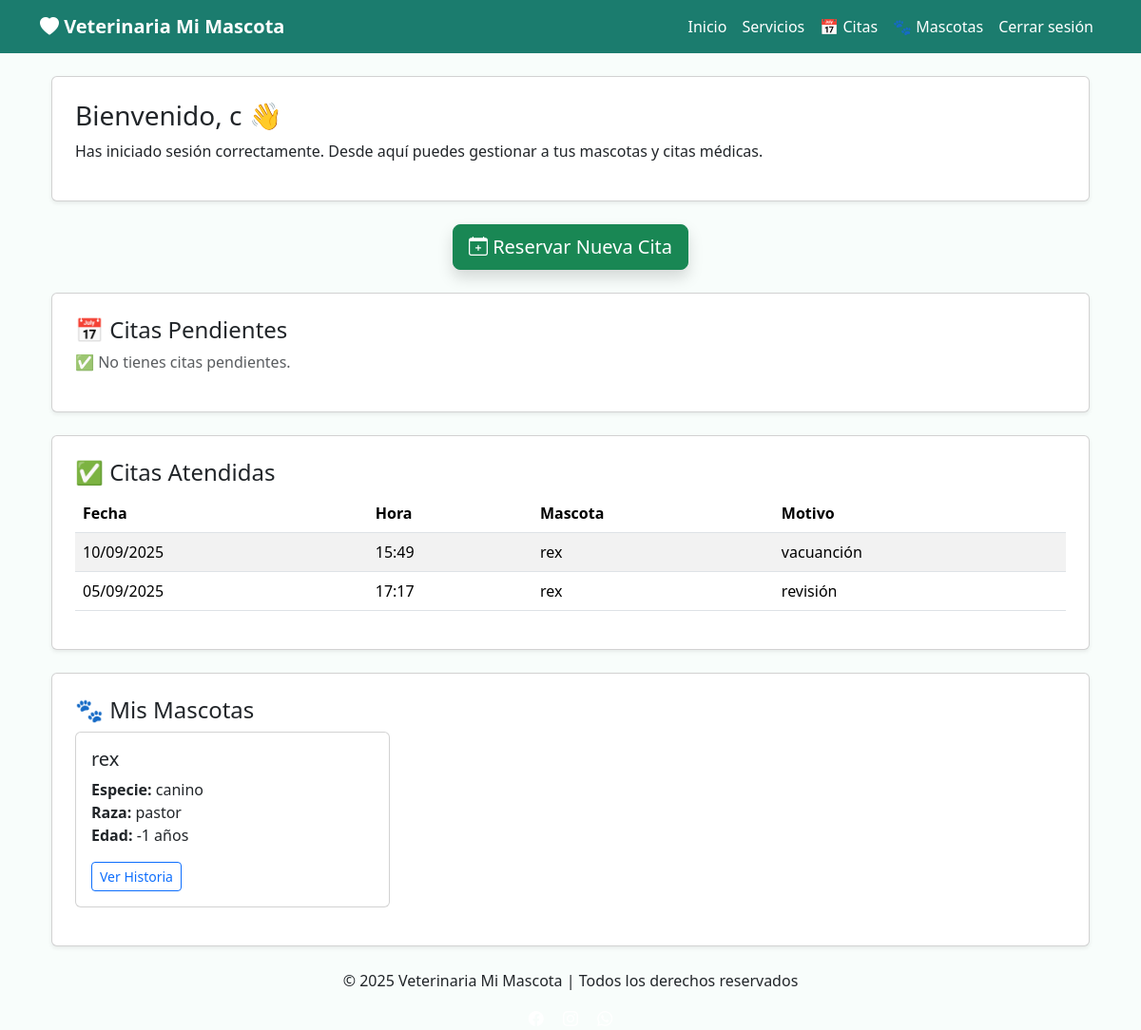
The app's page /dashboard (signed in) with its own data.
### app/models/usuario.py (models this page shows, shortened)
class Usuario(db.Model, UserMixin):
    __tablename__ = "usuarios"
    id_usuario = db.Column(db.Integer, primary_key=True)
    nombre = db.Column(db.String(100), nullable=False)
    email = db.Column(db.String(150), unique=True, nullable=False)
    contraseña = db.Column(db.String(255), nullable=False)
    rol = db.Column(db.String(50), nullable=False, default="usuario")
    direccion = db.Column(db.String(255))
    telefono = db.Column(db.String(45))
    carrito = db.relationship(
        "Carrito",
        back_populates="usuario",
        foreign_keys="[Carrito.id_usuario]",
        uselist=False  # Un usuario tiene un solo carrito
    )
    mascotas = db.relationship("Mascota", back_populates="usuario")
    @property
    def is_active(self):
        return True

### app/models/cita.py (models this page shows, shortened)
class Cita(db.Model):
    __tablename__ = 'citas'
    id_cita = db.Column(db.Integer, primary_key=True)
    fecha = db.Column(db.Date, nullable=False)
    hora = db.Column(db.Time, nullable=False)
    motivo = db.Column(db.String(255))
    estado = db.Column(db.String(20), default='pendiente')
    id_mascota = db.Column(db.Integer, db.ForeignKey('mascotas.id_mascota'))
    id_usuario = db.Column(db.Integer, db.ForeignKey('usuarios.id_usuario'))
    mascota = db.relationship('Mascota', backref=db.backref('citas', lazy=True))
    usuario = db.relationship('Usuario', backref=db.backref('citas', lazy=True))
    __table_args__ = (
        db.UniqueConstraint('fecha', 'hora', name='_fecha_hora_uc'),
        db.Index('ix_cita_fecha', 'fecha'),
    )

### app/models/mascota.py (models this page shows)
class Mascota(db.Model):
    __tablename__ = "mascotas"
    id_mascota = db.Column(db.Integer, primary_key=True)
    nombre = db.Column(db.String(100), nullable=False)
    especie = db.Column(db.String(50), nullable=False)
    raza = db.Column(db.String(50))
    genero = db.Column(db.String(10))
    fecha_nacimiento = db.Column(db.Date)
    id_usuario = db.Column(db.Integer, db.ForeignKey("usuarios.id_usuario"), nullable=False)
    usuario = db.relationship("Usuario", back_populates="mascotas")
    @property
    def edad(self):
        if self.fecha_nacimiento:
            hoy = date.today()
            return hoy.year - self.fecha_nacimiento.year - (
                (hoy.month, hoy.day) < (self.fecha_nacimiento.month, self.fecha_nacimiento.day)
            )
        return None

### app/routes/main.py (the view)
@main_bp.route("/dashboard")
@login_required
def dashboard():
    mascotas = Mascota.query.filter_by(id_usuario=current_user.id_usuario).all()
    citas_pendientes = Cita.query.filter_by(
        id_usuario=current_user.id_usuario,
        estado="pendiente"
    ).order_by(Cita.fecha.asc()).all()
    citas_atendidas = Cita.query.filter_by(
        id_usuario=current_user.id_usuario,
        estado="atendida"
    ).order_by(Cita.fecha.desc()).all()
    return render_template(
        "dashboard.html",
        mascotas=mascotas,
        citas_pendientes=citas_pendientes,
        citas_atendidas=citas_atendidas
    )

### app/templates/dashboard.html (shortened to what this page needs)
{% extends "base.html" %}
{% block content %}
<div class="container mt-4">
    <div class="card p-4 shadow-sm">
        <h1 class="h3 font-bold">Bienvenido, {{ current_user.nombre }} 👋</h1>
        <p>Has iniciado sesión correctamente. Desde aquí puedes gestionar a tus mascotas y citas médicas.</p>
    </div>
    <div class="text-center my-4">
        <a href="{{ url_for('citas.reservar_cita') }}" class="btn btn-success btn-lg shadow">
            <i class="bi bi-calendar-plus"></i> Reservar Nueva Cita
        </a>
    </div>
    <div class="card p-4 mb-4 shadow-sm">
        <h2 class="h4">📅 Citas Pendientes</h2>
        {% if citas_pendientes %}
        <table class="table table-striped">
            <thead>
                <tr>
                    <th>Fecha</th>
                    <th>Hora</th>
                    <th>Mascota</th>
                    <th>Motivo</th>
                </tr>
            </thead>
            <tbody>
                {% for cita in citas_pendientes %}
                <tr>
                    <td>{{ cita.fecha.strftime('%d/%m/%Y') }}</td>
                    <td>{{ cita.hora.strftime('%H:%M') }}</td>
                    <td>{{ cita.mascota.nombre }}</td>
                    <td>{{ cita.motivo or 'Sin motivo' }}</td>
                </tr>
                {% endfor %}
            </tbody>
        </table>
        {% else %}
        <p class="text-muted">✅ No tienes citas pendientes.</p>
        {% endif %}
    </div>
    <div class="card p-4 mb-4 shadow-sm">
        <h2 class="h4">✅ Citas Atendidas</h2>
        {% if citas_atendidas %}
        <table class="table table-striped">
            <thead>
                <tr>
                    <th>Fecha</th>
                    <th>Hora</th>
                    <th>Mascota</th>
                    <th>Motivo</th>
                </tr>
            </thead>
            <tbody>
                {% for cita in citas_atendidas %}
                <tr>
                    <td>{{ cita.fecha.strftime('%d/%m/%Y') }}</td>
                    <td>{{ cita.hora.strftime('%H:%M') }}</td>
                    <td>{{ cita.mascota.nombre }}</td>
                    <td>{{ cita.motivo or 'Sin motivo' }}</td>
                </tr>
                {% endfor %}
            </tbody>
        </table>
        {% else %}
        <p class="text-muted">⚠️ No tienes citas atendidas aún.</p>
        {% endif %}
    </div>
    {% if mascotas %}
    <div class="card p-4 shadow-sm">
        <h2 class="h4">🐾 Mis Mascotas</h2>
        <div class="row">
            {% for mascota in mascotas %}
            <div class="col-md-4 mb-3">
                <div class="card h-100">
                    <div class="card-body">
                        <h5 class="card-title">{{ mascota.nombre }}</h5>
                        <p class="card-text">
                            <strong>Especie:</strong> {{ mascota.especie }}<br>
                            <strong>Raza:</strong> {{ mascota.raza }}<br>
                            <strong>Edad:</strong> {{ mascota.edad }} años
                        </p>
                        <a href="{{ url_for('historia.listar', id_mascota=mascota.id_mascota) }}"
                           class="btn btn-sm btn-outline-primary">Ver Historia</a>
                    </div>
                </div>
            </div>
            {% endfor %}
        </div>
    </div>
    {% endif %}
</div>
{% endblock %}

### app/templates/base.html (shortened to what this page needs)
<!DOCTYPE html>
<html lang="es">
<head>
<link href="https://cdn.jsdelivr.net/npm/bootstrap@5.3.3/dist/css/bootstrap.min.css" rel="stylesheet">
<link href="https://cdn.jsdelivr.net/npm/bootstrap-icons/font/bootstrap-icons.css" rel="stylesheet">
<link rel="stylesheet" href="https://cdn.jsdelivr.net/npm/flatpickr/dist/flatpickr.min.css">
</head>
<body>
{% block navbar %}
<nav class="navbar navbar-expand-lg navbar-mi-mascota">
  <div class="container">
    <a class="navbar-brand fw-bold" href="{{ url_for('main.home') }}">
      <i class="bi bi-heart-fill"></i> Veterinaria Mi Mascota
    </a>
    <div class="collapse navbar-collapse" id="menu">
      <ul class="navbar-nav ms-auto">
        <li class="nav-item"><a class="nav-link" href="{{ url_for('main.home') }}">Inicio</a></li>
        <li class="nav-item"><a class="nav-link" href="#">Servicios</a></li>
        {% if current_user.is_authenticated %}
    {% if current_user.rol == 'admin' %}
        <li class="nav-item"><a class="nav-link" href="{{ url_for('main.admin_panel') }}">🛠️ Admin</a></li>
    {% elif current_user.rol == 'veterinario' %}
        <li class="nav-item"><a class="nav-link" href="{{ url_for('main.veterinario_panel') }}">🩺 Veterinario</a></li>
    {% else %}
        <li class="nav-item"><a class="nav-link" href="{{ url_for('citas.listar_citas') }}">📅 Citas</a></li>
        <li class="nav-item"><a class="nav-link" href="{{ url_for('mascotas.index') }}">🐾 Mascotas</a></li>
    {% endif %}
    <li class="nav-item"><a class="nav-link" href="{{ url_for('auth.logout') }}">Cerrar sesión</a></li>
{% else %}
    <li class="nav-item"><a class="nav-link" href="{{ url_for('auth.login') }}">Iniciar sesión</a></li>
{% endif %}
      </ul>
    </div>
  </div>
</nav>
{% endblock %}
<main class="container my-4">
  {% block content %}{% endblock %}
</main>
{% block footer %}
<footer>
  <div class="container text-center">
    <p>&copy; 2025 Veterinaria Mi Mascota | Todos los derechos reservados</p>
    <div>
      <a href="#" class="text-white me-3"><i class="bi bi-facebook"></i></a>
      <a href="#" class="text-white me-3"><i class="bi bi-instagram"></i></a>
      <a href="#" class="text-white"><i class="bi bi-whatsapp"></i></a>
    </div>
  </div>
</footer>
{% endblock %}
</body>
</html>

### app/templates/base.html (style rules this page uses)
body { background-color: #f8fdfb; }
.navbar-mi-mascota { background-color: #1b7c6e !important; }
.navbar-mi-mascota .navbar-brand, .navbar-mi-mascota .nav-link { color: #fff !important; }
.navbar-mi-mascota .collapse.navbar-collapse { background-color: #1b7c6e !important; }
.card { border-radius: 15px; }
footer { background-color: #1b7c6e; color: white; padding: 20px 0; }

### records on screen
Usuario: nombre "c"
Cita: fecha "10/09/2025", hora "15:49", mascota.nombre "rex", motivo "vacuanción"
Cita: fecha "05/09/2025", hora "17:17", mascota.nombre "rex", motivo "revisión"
Mascota: nombre "rex", especie "canino", raza "pastor", edad "-1"
